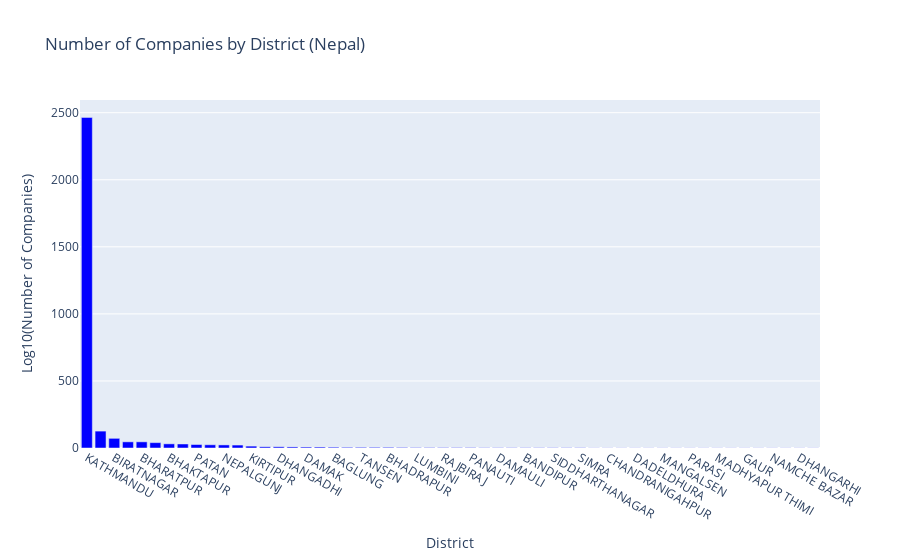

This figure's notebook cell:
### Code cell
import json
import plotly.graph_objects as go
import numpy as np

# Check the number of companies in different districts
districts=[item['district_location'] for item in data]
district_counts={}

for district in districts:
    if district in district_counts:
        district_counts[district]+=1
    else:
        district_counts[district]=1

del district_counts['[email\xa0protected]']

# Count number of None values
none_count = district_counts.pop(None, 0)

# Remove None from district_counts
if None in district_counts:
    del district_counts[None]

# Sort district_counts in descending order based on values
district_counts = dict(sorted(district_counts.items(), key=lambda x: x[1], reverse=True))

# district_counts
district_names = list(district_counts.keys())
district_names = [name.upper() for name in district_names]
district_values = list(district_counts.values())

# print(district_names,district_values)

# Create the bar trace
bar_trace = go.Bar(
    x=district_names,
    y=district_values,
    marker=dict(color='blue')
)

# Create the layout
layout = go.Layout(
    title='Number of Companies in a District (Nepal)',
    xaxis=dict(title='District'),
    yaxis=dict(title='Log10(Number of Companies)'),
)

# Create the figure
fig = go.Figure(data=[bar_trace], layout=layout)

# Show the figure
fig.show(config={'scrollZoom': True})

### Figure 1 — Plotly figure (JSON) as saved in the notebook; plotly's stock layout.template omitted (floating-point values rounded to 4 significant figures)
{"data": [{"marker": {"color": "blue"}, "type": "bar", "x": ["KATHMANDU", "POKHARA", "BIRATNAGAR", "BUTWAL", "BHARATPUR", "BIRGUNJ", "BHAKTAPUR", "DHARAN", "PATAN", "JANAKPUR", "NEPALGUNJ", "HETAUDA", "KIRTIPUR", "LALITPUR", "DHANGADHI", "ITAHARI", "DAMAK", "BIRTAMODE", "BAGLUNG", "VIEW MAP ", "TANSEN", "BANEPA", "BHADRAPUR", "MAHENDRANAGAR", "LUMBINI", "TULSIPUR", "RAJBIRAJ", "BIRENDRANAGAR", "PANAUTI", "JUMLA", "DAMAULI", "BIRGANJ", "BANDIPUR", "RATNANAGAR", "SIDDHARTHANAGAR", "LAHAN", "SIMRA", "GULARIYA", "CHANDRANIGAHPUR", "GAIGHAT", "DADELDHURA", "PUTALIBAZAR", "MANGALSEN", "BIDUR", "PARASI", "TIKAPUR", "MADHYAPUR THIMI", "DHANKUTA", "GAUR", "INARUWA", "NAMCHE BAZAR", "DHULIKHEL", "DHANGARHI", "JALESHWAR"], "y": [2465, 126, 72, 46, 46, 40, 31, 30, 26, 24, 23, 22, 14, 9, 9, 8, 7, 7, 6, 5, 5, 5, 5, 4, 3, 3, 3, 3, 3, 2, 2, 2, 2, 2, 2, 2, 2, 1, 1, 1, 1, 1, 1, 1, 1, 1, 1, 1, 1, 1, 1, 1, 1, 1]}], "layout": {"title": {"text": "Number of Companies by District (Nepal)"}, "xaxis": {"title": {"text": "District"}}, "yaxis": {"title": {"text": "Log10(Number of Companies)"}}}}
